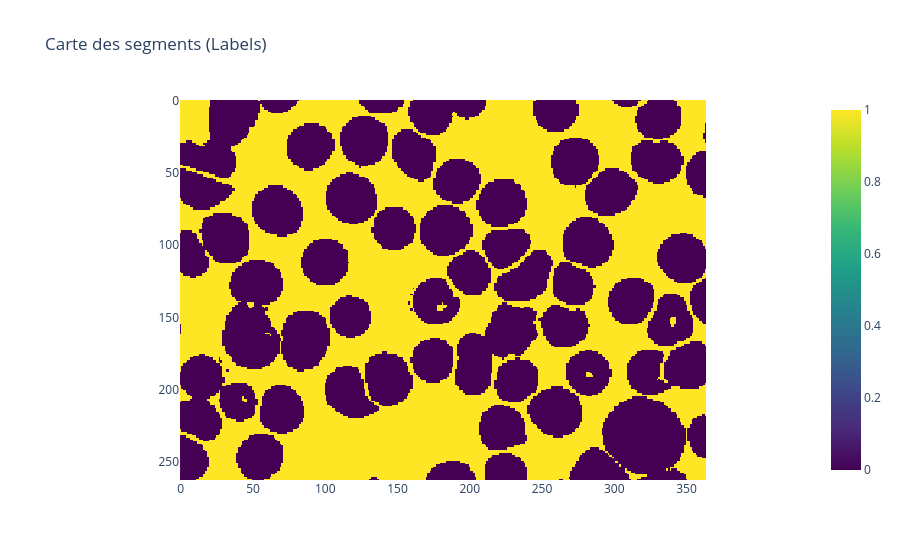
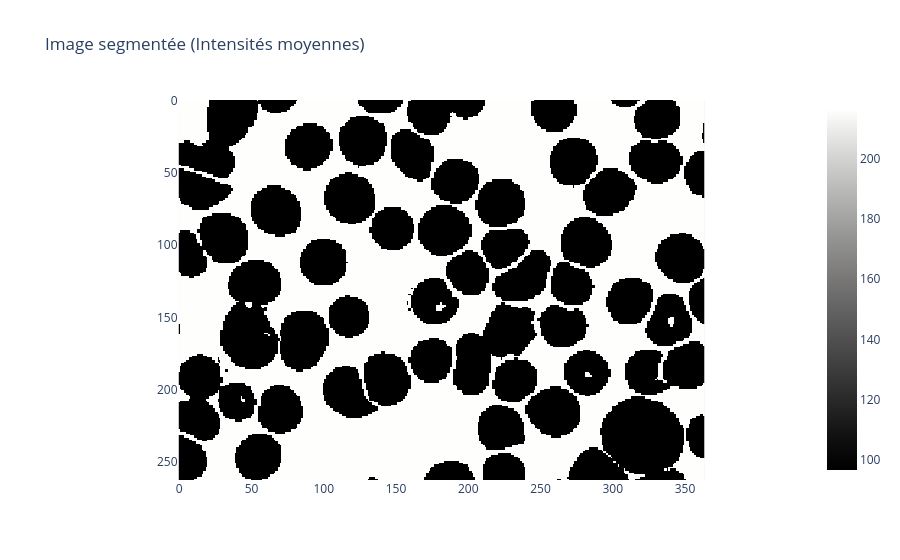

Here is the notebook cell these charts were saved with, in order:
### Code cell
labels, means = kmeans_segmentation(im, K=2)

px.imshow(labels, title="Carte des segments (Labels)", color_continuous_scale='Viridis').show()

im_seg = means[labels]

px.imshow(im_seg, title="Image segmentée (Intensités moyennes)", color_continuous_scale='gray').show()

### Figure 1 — Plotly figure (JSON) as saved in the notebook; plotly's stock layout.template omitted (floating-point values rounded to 4 significant figures; data arrays with more than 128 entries replaced by an {"elided": "..."} marker saying what was removed)
{"data": [{"coloraxis": "coloraxis", "hovertemplate": "x: %{x}<br>y: %{y}<br>color: %{z}<extra></extra>", "name": "0", "type": "heatmap", "xaxis": "x", "yaxis": "y", "z": {"elided": "263x364 int values"}}], "layout": {"coloraxis": {"colorscale": [[0, "#440154"], [0.1111, "#482878"], [0.2222, "#3e4989"], [0.3333, "#31688e"], [0.4444, "#26828e"], [0.5556, "#1f9e89"], [0.6667, "#35b779"], [0.7778, "#6ece58"], [0.8889, "#b5de2b"], [1, "#fde725"]]}, "title": {"text": "Carte des segments (Labels)"}, "xaxis": {"anchor": "y", "constrain": "domain", "domain": [0, 1], "scaleanchor": "y"}, "yaxis": {"anchor": "x", "autorange": "reversed", "constrain": "domain", "domain": [0, 1]}}}

### Figure 2 — Plotly figure (JSON) as saved in the notebook; plotly's stock layout.template omitted (floating-point values rounded to 4 significant figures; data arrays with more than 128 entries replaced by an {"elided": "..."} marker saying what was removed)
{"data": [{"coloraxis": "coloraxis", "hovertemplate": "x: %{x}<br>y: %{y}<br>color: %{z}<extra></extra>", "name": "0", "type": "heatmap", "xaxis": "x", "yaxis": "y", "z": {"elided": "263x364 float values"}}], "layout": {"coloraxis": {"colorscale": [[0, "rgb(0, 0, 0)"], [0.09091, "rgb(16, 16, 16)"], [0.1818, "rgb(38, 38, 38)"], [0.2727, "rgb(59, 59, 59)"], [0.3636, "rgb(81, 80, 80)"], [0.4545, "rgb(102, 101, 101)"], [0.5455, "rgb(124, 123, 122)"], [0.6364, "rgb(146, 146, 145)"], [0.7273, "rgb(171, 171, 170)"], [0.8182, "rgb(197, 197, 195)"], [0.9091, "rgb(224, 224, 223)"], [1, "rgb(254, 254, 253)"]]}, "title": {"text": "Image segmentée (Intensités moyennes)"}, "xaxis": {"anchor": "y", "constrain": "domain", "domain": [0, 1], "scaleanchor": "y"}, "yaxis": {"anchor": "x", "autorange": "reversed", "constrain": "domain", "domain": [0, 1]}}}
